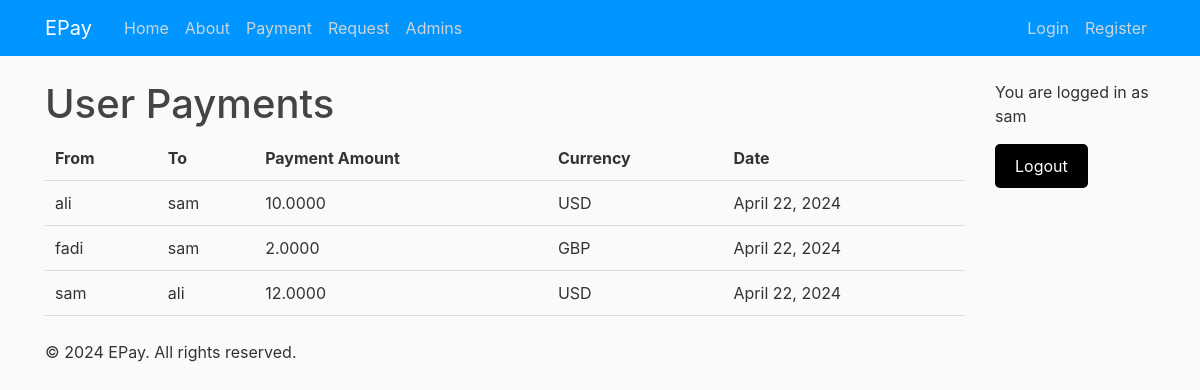
The app's page /userpayments/ (signed in) with its own data.
### payapp/models.py (models this page shows, shortened)
class Payment(models.Model):
    userfrom= models.CharField(max_length=100)
    userto= models.CharField(max_length=100)
    payment= models.DecimalField(default= 0, decimal_places=4, max_digits=11)
    currency = models.CharField(max_length=10, choices=CURRENCY)
    dat= models.DateField(default=datetime.datetime.today)

### payapp/views.py (the view)
# urls.py: path('userpayments/', views.userpayments, name='userpayments'),
def userpayments(request):
    user_payments = Payment.objects.filter(userfrom=request.user) | Payment.objects.filter(userto=request.user)
    return render(request, 'transaction.html', {'user_payments': user_payments})

### templates/transaction.html (shortened to what this page needs)
{% extends "main.html"%}
{% block content%}
{%load static%}
<!DOCTYPE html>
{% load static %}
<html>
<head>
</head>
<body>
    <h1>User Payments</h1>
    <table>
        <thead>
            <tr>
                <th>From</th>
                <th>To</th>
                <th>Payment Amount</th>
                <th>Currency</th>
                <th>Date</th>
            </tr>
        </thead>
        <tbody>
            {% for payment in user_payments %}
            <tr>
                <td>{{ payment.userfrom }}</td>
                <td>{{ payment.userto }}</td>
                <td>{{ payment.payment }}</td>
                <td>{{ payment.currency }}</td>
                <td>{{ payment.dat }}</td>
            </tr>
            {% endfor %}
        </tbody>
    </table>
    <br>
</body>
</html>
{% endblock%}

### templates/main.html (shortened to what this page needs)
<!DOCTYPE html>
{%load static%}
<html>
<head>
    <link rel="stylesheet" href="https://cdn.jsdelivr.net/npm/bootstrap@4.0.0/dist/css/bootstrap.min.css">
    <link rel="stylesheet" type="text/css" href="{%static 'style1.css'%}">
</head>
<body>
    <header class="site-header">
        <nav class="navbar navbar-expand-md navbar-dark bg-steel fixed-top">
          <div class="container">
            <a class="navbar-brand mr-4" href="/">EPay</a>
            <div class="collapse navbar-collapse" id="navbarToggle">
              <div class="navbar-nav mr-auto">
                <a class="nav-item nav-link" href="{% url 'homefunc' %}">Home</a>
                <a class="nav-item nav-link" href="{% url 'aboutfunc' %}">About</a>
                <a class="nav-item nav-link" href="{% url 'payfunc' %}">Payment</a>
                <a class="nav-item nav-link" href="{% url 'requestfunc' %}">Request</a>
                <a class="nav-item nav-link" href="{% url 'adminpage' %}">Admins</a>
              </div>
              <div class="navbar-nav">
                <a class="nav-item nav-link" href="{% url 'loginfunc' %}">Login</a>
                <a class="nav-item nav-link" href="{% url 'signupfunc' %}">Register</a>
              </div>
            </div>
          </div>
        </nav>
    </header>
    <main role="main" class="container">
        <div class="row">
          <div class="col-md-10">
            {% block content %}{% endblock %}
          </div>
          <div class="col-md-2">
            {% if user.is_authenticated %}
            <p>You are logged in as {{ user.username }}</p>
            {% endif %}
            <form action="{% url 'logout' %}" method="post">
                {% if user.is_authenticated %}
                <button type="submit" class="logout-btn"
                style="    background-color: #000101; /* Red color */
                color: white;
                border: none;
                padding: 10px 20px;
                text-align: center;
                text-decoration: none;
                display: inline-block;
                font-size: 16px;
                cursor: pointer;
                border-radius: 5px;"
                >Logout</button>
                {% endif %}
            </form>
          </div>
        </div>
    </main>
    <footer>
      <div class="container">
          <p>&copy; 2024 EPay. All rights reserved.</p>
      </div>
  </footer>
</body>
</html>

### register/static/style1.css (style rules this page uses)
body { background: #fafafa; color: #333333; margin-top: 5rem; }
h1, h2, h3, h4, h5, h6 { color: #444444; }
.bg-steel { background-color: #0095ff; }
.site-header .navbar-nav .nav-link { color: #cbd5db; }
a { text-decoration: none; }

### templates/transaction.html (style rules this page uses)
table { border-collapse: collapse; width: 100%; }
th, td { padding: 10px; text-align: left; border-bottom: 1px solid #ddd; }

### records on screen
Payment: userfrom "ali", userto "sam", payment "10.0000", currency "USD", dat "April 22, 2024"
Payment: userfrom "fadi", userto "sam", payment "2.0000", currency "GBP", dat "April 22, 2024"
Payment: userfrom "sam", userto "ali", payment "12.0000", currency "USD", dat "April 22, 2024"

### other values on screen
{{ user.username }} "sam"
